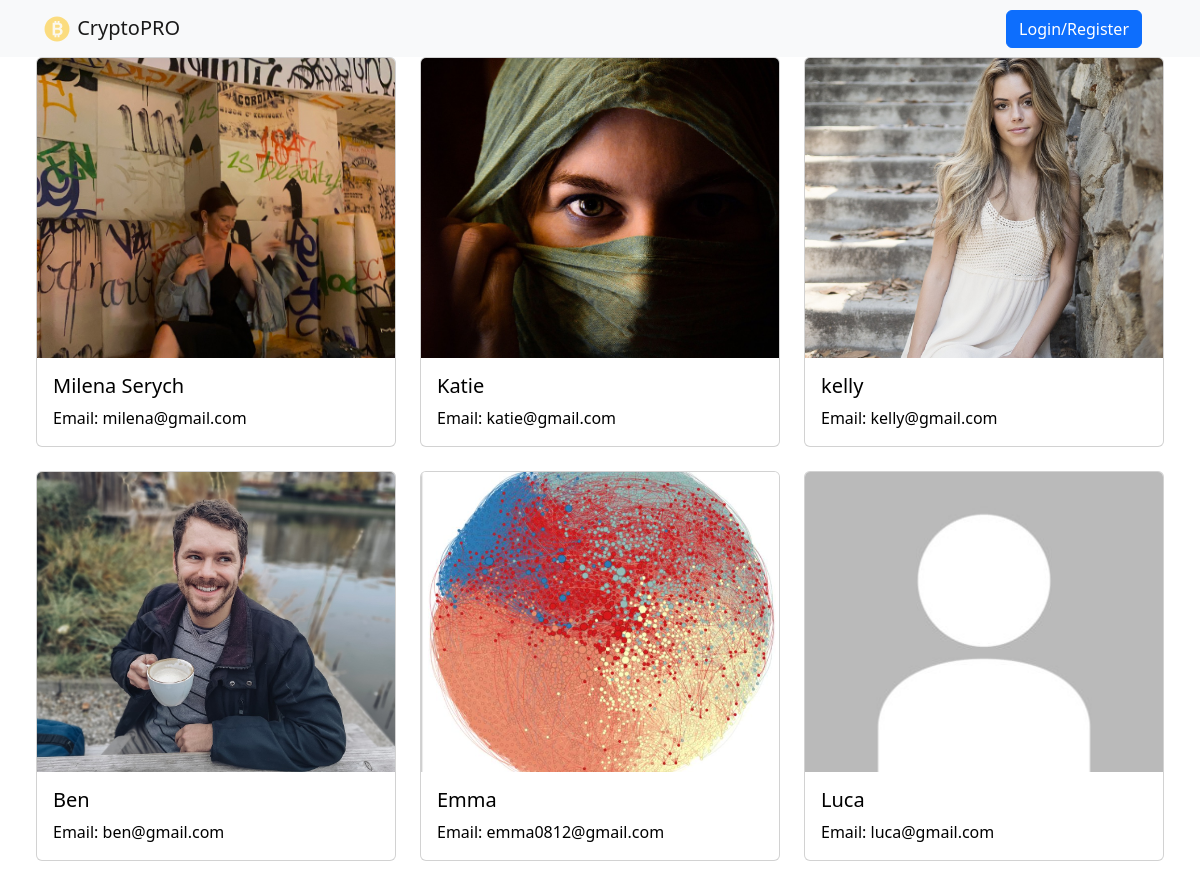
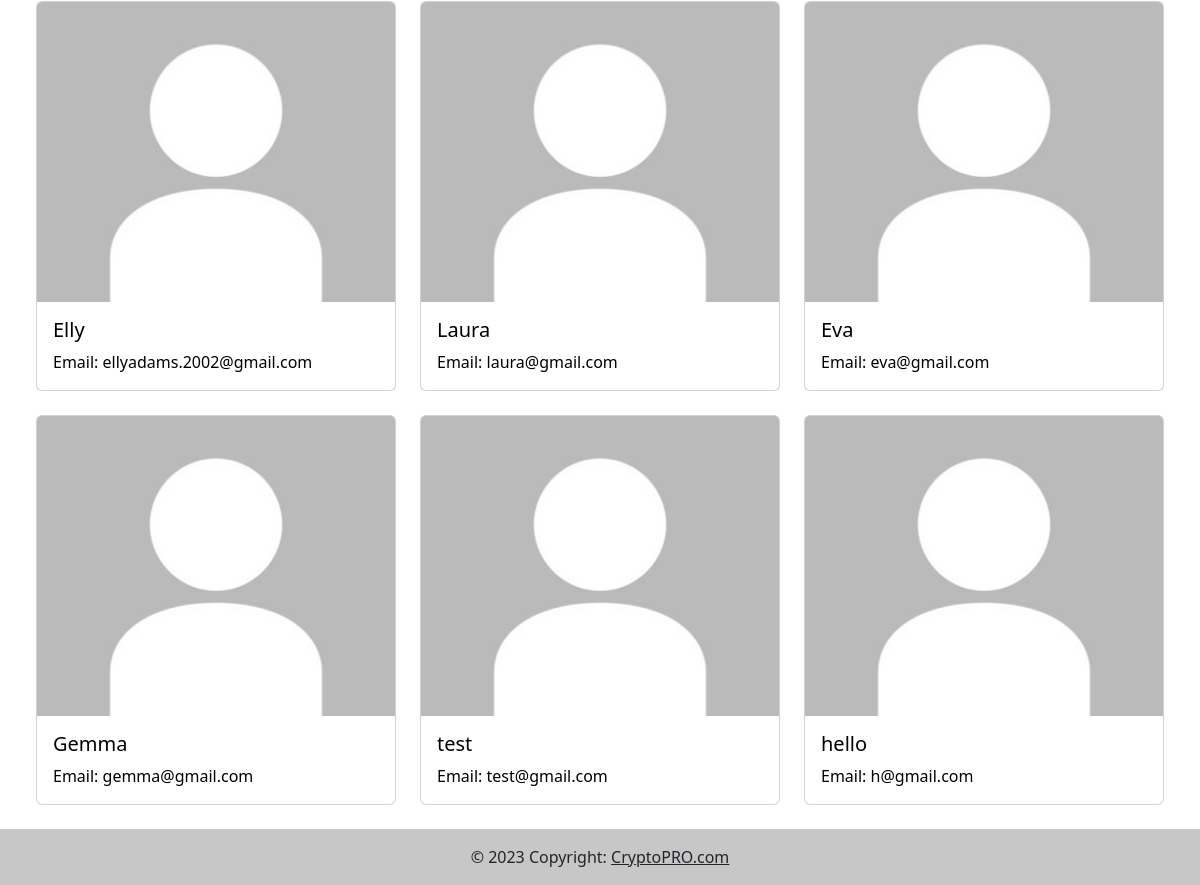
/profiles/, run on the app's committed database (2 pictures, top to bottom).
### users/models.py (models this page shows, shortened)
class Profile(models.Model):
    user = models.OneToOneField(User, on_delete=models.CASCADE, null=True, blank=True)
    name = models.CharField(max_length=200, blank=True, null=True)
    email = models.EmailField(max_length=500, blank=True, null=True)
    username = models.CharField(max_length=200, blank=True, null=True)
    profile_image = models.ImageField(null=True, blank=True, upload_to='profiles/', default="profiles/defaultprofile.jpeg")
    created = models.DateTimeField(auto_now_add=True)
    points_of_progress = models.IntegerField(default=0)
    current_module = models.CharField(max_length=200, blank=True, null=True)
    current_quiz = models.CharField(max_length=200, blank=True, null=True)
    modules_completed = models.IntegerField(default=0)
    id = models.UUIDField(default=uuid.uuid4, unique=True, primary_key=True, editable=False)

### users/views.py (the view)
# urls.py: path('profiles/', views.profiles, name="profiles"),
def profiles(request):
    profiles = Profile.objects.all()
    context = {
        'profiles' : profiles,
    }
    return render(request, 'users/profiles.html', context)

### users/templates/users/profiles.html
{% extends 'main.html' %}
{% block content %}
    <div class="row row-cols-1 row-cols-md-2 row-cols-lg-3 ml-4 mr-4">
        {% for profile in profiles %}
        <div class="col mb-4">
            <a href="{% url 'admin-user-profile' profile.id %}" class="card" style="text-decoration: none; color: black">
                <img src="{{ profile.profile_image.url }}" class="card-img-top" alt="{{ user.name }}" style="height: 300px; object-fit: cover;">
                <div class="card-body">
                    <h5 class="card-title">{{ profile.name }}</h5>
                    <p class="card-text">Email: {{ profile.email }}</p>
                </div>
            </a>
        </div>
        {% endfor %}
    </div>
{% endblock content %}

### data on the page
Profile: profile_image (picture), name "Milena Serych", email "milena@gmail.com"
Profile: profile_image (picture), name "Katie", email "katie@gmail.com"
Profile: profile_image (picture), name "kelly", email "kelly@gmail.com"
Profile: profile_image (picture), name "Ben", email "ben@gmail.com"
Profile: profile_image (picture), name "Emma", email "emma0812@gmail.com"
Profile: profile_image (placeholder picture), name "Luca", email "luca@gmail.com"
Profile: profile_image (placeholder picture), name "Elly", email "ellyadams.2002@gmail.com"
Profile: profile_image (placeholder picture), name "Laura", email "laura@gmail.com"
Profile: profile_image (placeholder picture), name "Eva", email "eva@gmail.com"
Profile: profile_image (placeholder picture), name "Gemma", email "gemma@gmail.com"
Profile: profile_image (placeholder picture), name "test", email "test@gmail.com"
Profile: profile_image (placeholder picture), name "hello", email "h@gmail.com"
